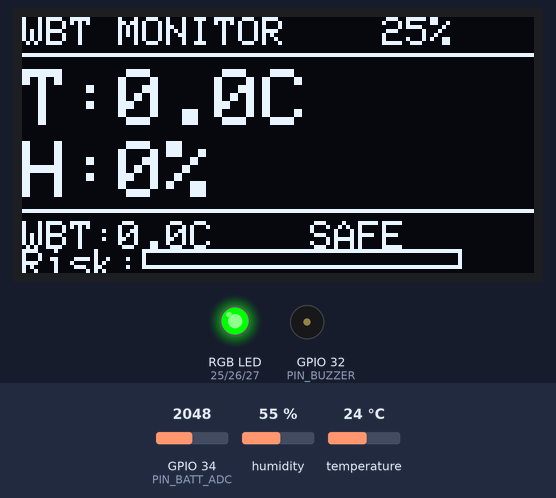
A sketch run on a simulated ESP32. Shown: 128×64 one-colour display, an RGB LED mixed from three pins (HIGH = lit), buzzer (waves = sounding, pin HIGH). Dashed ring = blinking. The inputs (shaded band) are chosen by the test bench; at power-on: temperature 24 °C, humidity 55 %, GPIO 34 (PIN_BATT_ADC) = 2048. What the sketch prints to the serial monitor is not drawn.

Above: at 2.7 s.
2.8 s: temperature set to 30.5 °C
At 6.0 s:
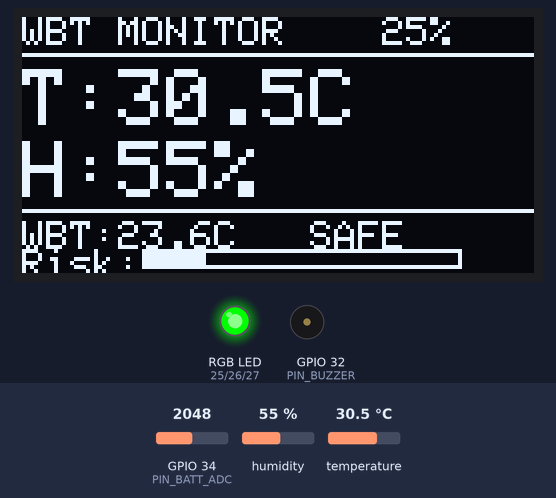
6.6 s: temperature set to 31.8 °C
At 11.4 s:
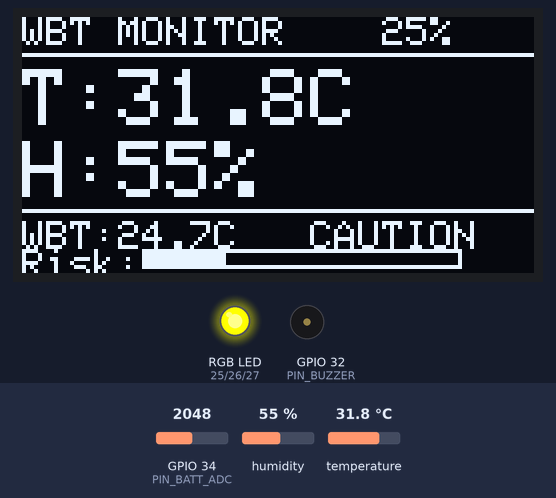
11.7 s: humidity set to 73 %
At 15.8 s:
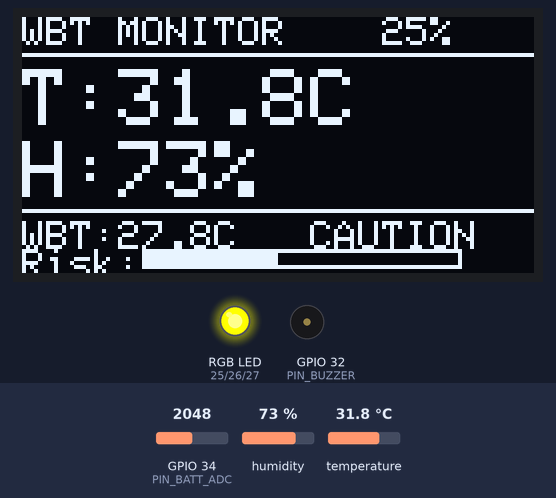
16.9 s: humidity set to 76 %
At 21.5 s:
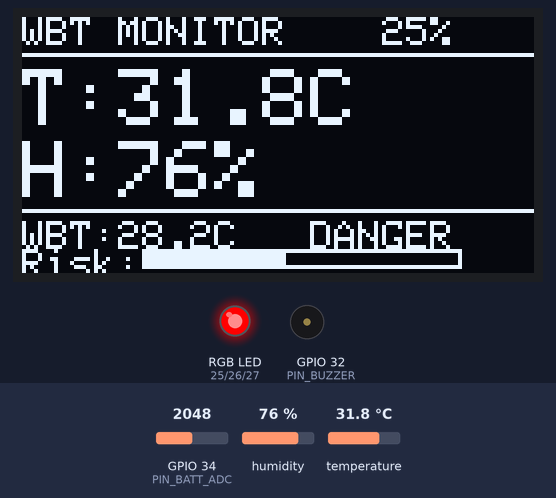
22.2 s: temperature set to 35.2 °C
At 26.1 s:
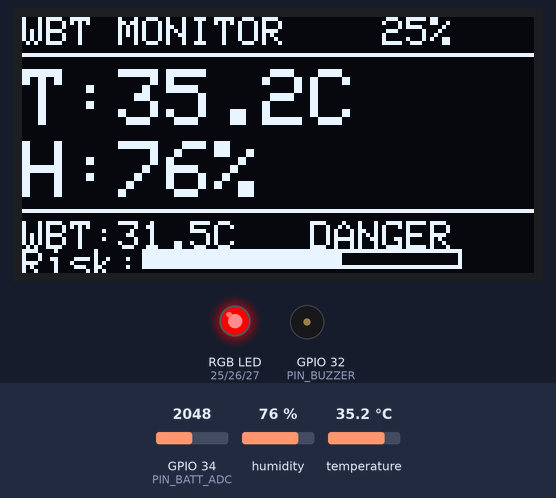
31.9 s: temperature set to 36.1 °C
At 38.0 s:
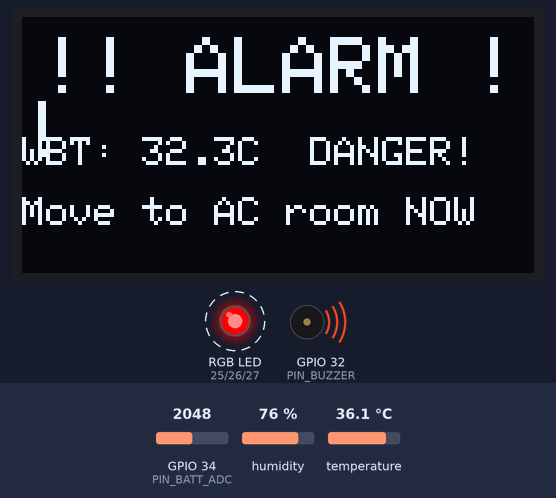
Timing chart, 0 to 39.3 s (numbered marks = the images above; inputs shaded):
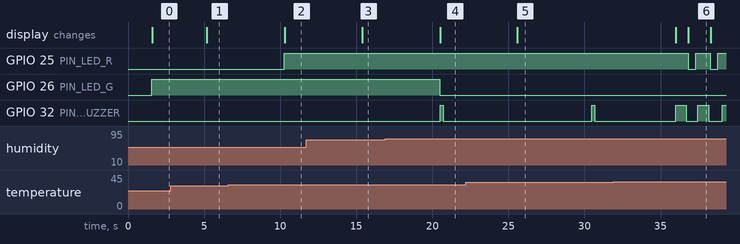

The sketch:

indoor_unit.ino
```cpp
/*
 * ============================================================
 *  WBT Room Alert System — Indoor Unit (ESP32)
 *  PEMRT525 IoT & Applications | JECC MR 2K24 S5
 * ============================================================
 *
 *  WIRING — 4-wire telephone cable to outdoor SHT45 sensor
 *  ──────────────────────────────────────────────────────────
 *    Wire 1 RED   → 3.3V   → SHT45 VCC
 *    Wire 2 BLACK → GND    → SHT45 GND
 *    Wire 3 BLUE  → GPIO21 → SHT45 SDA
 *    Wire 4 GREEN → GPIO22 → SHT45 SCL
 *
 *  OLED (SSD1306 128x64, I2C addr 0x3C)
 *    SDA→GPIO21  SCL→GPIO22  VCC→3.3V  GND→GND
 *    (SHT45 addr=0x44, OLED addr=0x3C — no conflict)
 *
 *  RGB LED (common cathode, 220 ohm each)
 *    R→GPIO25  G→GPIO26  B→GPIO27
 *
 *  BUZZER (active piezo 3.3V or via BC547 for 5V)
 *    +→GPIO32
 *
 *  BATTERY MONITOR
 *    18650 pack → 100k/100k divider → GPIO34
 *
 *  LIBRARIES (Arduino Library Manager)
 *    Adafruit SHT4x Library
 *    Adafruit SSD1306
 *    Adafruit GFX Library
 * ============================================================
 */

#include <Wire.h>
#include <Adafruit_SHT4x.h>
#include <Adafruit_SSD1306.h>
#include <Adafruit_GFX.h>
#include <math.h>

// Pin definitions
#define PIN_LED_R    25
#define PIN_LED_G    26
#define PIN_LED_B    27
#define PIN_BUZZER   32
#define PIN_BATT_ADC 34

// OLED
#define OLED_WIDTH  128
#define OLED_HEIGHT  64
#define OLED_ADDR  0x3C

Adafruit_SSD1306 display(OLED_WIDTH, OLED_HEIGHT, &Wire, -1);
Adafruit_SHT4x   sht4;

// WBT alert thresholds (degrees C)
#define WBT_SAFE    24.0
#define WBT_CAUTION 28.0
#define WBT_DANGER  32.0

// Timing
unsigned long lastRead  = 0;
unsigned long lastBuzz  = 0;
unsigned long lastBlink = 0;
const unsigned long READ_INTERVAL = 5000;

// Readings
float temperature = 0.0;
float humidity    = 0.0;
float wbt         = 0.0;
int   alertZone   = 0;   // 0=safe 1=caution 2=danger 3=alarm
bool  ledState    = false;

// ── Stull (2011) WBT formula ──────────────────────────────────
// T in Celsius, RH in percent (0–100)
float calcWBT(float T, float RH) {
  return T * atan(0.151977 * sqrt(RH + 8.313659))
       + atan(T + RH)
       - atan(RH - 1.676331)
       + 0.00391838 * pow(RH, 1.5) * atan(0.023101 * RH)
       - 4.686035;
}

// ── RGB LED ───────────────────────────────────────────────────
void setLED(bool r, bool g, bool b) {
  digitalWrite(PIN_LED_R, r);
  digitalWrite(PIN_LED_G, g);
  digitalWrite(PIN_LED_B, b);
}

void updateLED(int zone, bool blink) {
  switch (zone) {
    case 0: setLED(0, 1, 0);     break;   // green
    case 1: setLED(1, 1, 0);     break;   // yellow
    case 2: setLED(1, 0, 0);     break;   // red
    case 3: setLED(blink, 0, 0); break;   // red blinking
  }
}

// ── Battery ───────────────────────────────────────────────────
float readBattVoltage() {
  int raw = analogRead(PIN_BATT_ADC);
  return (raw / 4095.0) * 3.3 * 2.0;  // x2 for divider
}

int battPercent(float v) {
  return constrain((int)((v - 3.0) / 1.2 * 100.0), 0, 100);
}

// ── OLED normal screen ────────────────────────────────────────
void updateDisplay() {
  display.clearDisplay();
  display.setTextColor(SSD1306_WHITE);

  // Header
  display.setTextSize(1);
  display.setCursor(0, 0);
  display.print("WBT MONITOR");
  int bp = battPercent(readBattVoltage());
  display.setCursor(90, 0);
  display.print(bp); display.print("%");
  display.drawLine(0, 9, 127, 9, SSD1306_WHITE);

  // Temperature
  display.setTextSize(2);
  display.setCursor(0, 13);
  display.print("T:"); display.print(temperature, 1); display.print("C");

  // Humidity
  display.setCursor(0, 31);
  display.print("H:"); display.print(humidity, 0); display.print("%");

  // WBT line
  display.drawLine(0, 48, 127, 48, SSD1306_WHITE);
  display.setTextSize(1);
  display.setCursor(0, 51);
  display.print("WBT:"); display.print(wbt, 1); display.print("C");

  // Status label
  display.setCursor(72, 51);
  const char* labels[] = {"SAFE", "CAUTION", "DANGER", "ALARM!"};
  display.print(labels[alertZone]);

  // Risk bar
  display.setCursor(0, 58);
  display.print("Risk:");
  int barW = constrain((int)((wbt - 20.0) / 18.0 * 80), 0, 80);
  display.fillRect(30, 58, barW, 5, SSD1306_WHITE);
  display.drawRect(30, 58, 80, 5, SSD1306_WHITE);

  display.display();
}

// ── OLED alarm screen ─────────────────────────────────────────
void showAlarmScreen() {
  display.clearDisplay();
  display.setTextColor(SSD1306_WHITE);
  display.setTextSize(2);
  display.setCursor(5, 5);
  display.print("!! ALARM !!");
  display.setTextSize(1);
  display.setCursor(0, 30);
  display.print("WBT: "); display.print(wbt, 1); display.print("C  DANGER!");
  display.setCursor(0, 45);
  display.print("Move to AC room NOW");
  display.display();
}

// ═══════════════════════════════════════════════════════════════
void setup() {
  Serial.begin(115200);

  pinMode(PIN_LED_R,  OUTPUT);
  pinMode(PIN_LED_G,  OUTPUT);
  pinMode(PIN_LED_B,  OUTPUT);
  pinMode(PIN_BUZZER, OUTPUT);
  digitalWrite(PIN_BUZZER, LOW);

  // I2C at 50 kHz for reliable operation over long cable
  Wire.begin(21, 22);
  Wire.setClock(50000);

  // OLED
  if (!display.begin(SSD1306_SWITCHCAPVCC, OLED_ADDR)) {
    Serial.println("OLED not found");
    while (true) delay(1000);
  }
  display.clearDisplay();
  display.setTextColor(SSD1306_WHITE);
  display.setTextSize(1);
  display.setCursor(15, 20); display.print("WBT Monitor");
  display.setCursor(15, 36); display.print("Initialising...");
  display.display();
  delay(1500);

  // SHT45
  if (!sht4.begin()) {
    display.clearDisplay();
    display.setCursor(0, 20); display.print("SHT45 not found!");
    display.setCursor(0, 35); display.print("Check 4-wire cable");
    display.display();
    Serial.println("ERROR: SHT45 not detected — check wiring");
    while (true) delay(1000);
  }
  sht4.setPrecision(SHT4X_HIGH_PRECISION);
  sht4.setHeater(SHT4X_NO_HEATER);

  Serial.println("WBT Monitor ready. Reading every 5 s.");
}

// ═══════════════════════════════════════════════════════════════
void loop() {
  unsigned long now = millis();

  // Sensor read
  if (now - lastRead >= READ_INTERVAL) {
    lastRead = now;
    sensors_event_t hEvt, tEvt;
    sht4.getEvent(&hEvt, &tEvt);
    temperature = tEvt.temperature;
    humidity    = hEvt.relative_humidity;
    wbt         = calcWBT(temperature, humidity);

    if      (wbt < WBT_SAFE)    alertZone = 0;
    else if (wbt < WBT_CAUTION) alertZone = 1;
    else if (wbt < WBT_DANGER)  alertZone = 2;
    else                         alertZone = 3;

    Serial.printf("T=%.2fC  RH=%.1f%%  WBT=%.2fC  Zone=%d\n",
                  temperature, humidity, wbt, alertZone);
  }

  // LED blink (alarm zone)
  if (alertZone == 3 && (now - lastBlink >= 500)) {
    lastBlink = now;
    ledState = !ledState;
  }
  updateLED(alertZone, ledState);

  // Display
  if (alertZone == 3 && (now / 2000) % 2 == 0)
    showAlarmScreen();
  else
    updateDisplay();

  // Buzzer intervals
  unsigned long buzzInterval = 0;
  if      (alertZone == 1) buzzInterval = 60000;  // 1/min
  else if (alertZone == 2) buzzInterval = 10000;  // every 10 s
  else if (alertZone == 3) buzzInterval = 1500;   // continuous

  if (alertZone > 0 && (now - lastBuzz >= buzzInterval)) {
    lastBuzz = now;
    int dur = (alertZone == 3) ? 700 : 200;
    digitalWrite(PIN_BUZZER, HIGH);
    delay(dur);
    digitalWrite(PIN_BUZZER, LOW);
  }

  delay(100);
}
```

Measured:
- the behaviour switches between 30.9 and 31 °C on temperature (found by bisection; images 1 and 2)
- the behaviour switches between 74 and 75 % on humidity (found by bisection; images 3 and 4)
- the behaviour switches between 35.7 and 35.8 °C on temperature (found by bisection; images 5 and 6)
- after the input at 2.8 s, the display: changes after 2.4 s (image 1)
- after the input at 6.6 s, GPIO 25 (PIN_LED_R): LOW → HIGH after 3.7 s; the display: changes after 3.7 s (image 2)
- after the input at 11.7 s, the display: changes after 3.7 s (image 3)
- after the input at 16.9 s, GPIO 26 (PIN_LED_G): HIGH → LOW after 3.6 s; GPIO 32 (PIN_BUZZER): LOW → HIGH after 3.6 s, → LOW 0.20 s later; the display: changes after 3.6 s (image 4)
- after the input at 22.2 s, the display: changes after 3.4 s (image 5)
- after the input at 31.9 s, GPIO 25 (PIN_LED_R): alternates HIGH for 0.95 s and LOW for 0.50 s, starting after 4.9 s; GPIO 32 (PIN_BUZZER): alternates HIGH for 0.70 s and LOW for 0.82 s, starting after 4.1 s; the display: first changes after 4.1 s (image 6 shows a later state)
